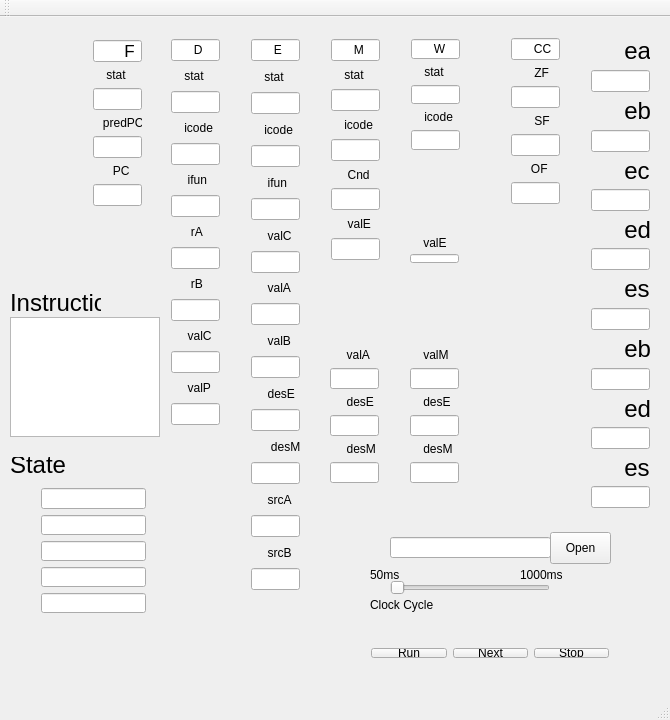
<?xml version="1.0" encoding="UTF-8"?>
<ui version="4.0">
 <class>MainWindow</class>
 <widget class="QMainWindow" name="MainWindow">
  <property name="geometry">
   <rect>
    <x>0</x>
    <y>0</y>
    <width>670</width>
    <height>720</height>
   </rect>
  </property>
  <property name="windowTitle">
   <string>MainWindow</string>
  </property>
  <widget class="QWidget" name="centralWidget">
   <widget class="QLabel" name="label_51">
    <property name="geometry">
     <rect>
      <x>10</x>
      <y>270</y>
      <width>91</width>
      <height>31</height>
     </rect>
    </property>
    <property name="font">
     <font>
      <pointsize>18</pointsize>
     </font>
    </property>
    <property name="text">
     <string>Instruction</string>
    </property>
   </widget>
   <widget class="QLineEdit" name="filePath">
    <property name="geometry">
     <rect>
      <x>390</x>
      <y>520</y>
      <width>161</width>
      <height>21</height>
     </rect>
    </property>
   </widget>
   <widget class="QPushButton" name="openFile">
    <property name="geometry">
     <rect>
      <x>550</x>
      <y>515</y>
      <width>61</width>
      <height>32</height>
     </rect>
    </property>
    <property name="text">
     <string>Open</string>
    </property>
   </widget>
   <widget class="QSlider" name="horizontalSlider">
    <property name="geometry">
     <rect>
      <x>390</x>
      <y>560</y>
      <width>160</width>
      <height>22</height>
     </rect>
    </property>
    <property name="orientation">
     <enum>Qt::Horizontal</enum>
    </property>
   </widget>
   <widget class="QLabel" name="label_52">
    <property name="geometry">
     <rect>
      <x>370</x>
      <y>550</y>
      <width>59</width>
      <height>16</height>
     </rect>
    </property>
    <property name="text">
     <string>50ms</string>
    </property>
   </widget>
   <widget class="QLabel" name="label_53">
    <property name="geometry">
     <rect>
      <x>520</x>
      <y>550</y>
      <width>59</width>
      <height>16</height>
     </rect>
    </property>
    <property name="text">
     <string>1000ms</string>
    </property>
   </widget>
   <widget class="QLabel" name="label_54">
    <property name="geometry">
     <rect>
      <x>370</x>
      <y>580</y>
      <width>81</width>
      <height>16</height>
     </rect>
    </property>
    <property name="text">
     <string>Clock Cycle</string>
    </property>
   </widget>
   <widget class="QWidget" name="layoutWidget">
    <property name="geometry">
     <rect>
      <x>500</x>
      <y>10</y>
      <width>71</width>
      <height>188</height>
     </rect>
    </property>
    <layout class="QVBoxLayout" name="verticalLayout_6">
     <item>
      <widget class="QLineEdit" name="lineEdit_4">
       <property name="text">
        <string>      CC</string>
       </property>
      </widget>
     </item>
     <item>
      <widget class="QLabel" name="label_6">
       <property name="text">
        <string>       ZF</string>
       </property>
      </widget>
     </item>
     <item>
      <widget class="QLineEdit" name="ZF"/>
     </item>
     <item>
      <widget class="QLabel" name="label_12">
       <property name="text">
        <string>       SF</string>
       </property>
      </widget>
     </item>
     <item>
      <widget class="QLineEdit" name="SF"/>
     </item>
     <item>
      <widget class="QLabel" name="label_17">
       <property name="text">
        <string>      OF</string>
       </property>
      </widget>
     </item>
     <item>
      <widget class="QLineEdit" name="OF"/>
     </item>
    </layout>
   </widget>
   <widget class="QWidget" name="layoutWidget">
    <property name="geometry">
     <rect>
      <x>580</x>
      <y>10</y>
      <width>81</width>
      <height>491</height>
     </rect>
    </property>
    <layout class="QVBoxLayout" name="verticalLayout_7">
     <item>
      <widget class="QLabel" name="label_43">
       <property name="font">
        <font>
         <pointsize>18</pointsize>
        </font>
       </property>
       <property name="text">
        <string>     eax</string>
       </property>
      </widget>
     </item>
     <item>
      <widget class="QLineEdit" name="eax"/>
     </item>
     <item>
      <widget class="QLabel" name="label_44">
       <property name="font">
        <font>
         <pointsize>18</pointsize>
        </font>
       </property>
       <property name="text">
        <string>     ebx</string>
       </property>
      </widget>
     </item>
     <item>
      <widget class="QLineEdit" name="ebx"/>
     </item>
     <item>
      <widget class="QLabel" name="label_45">
       <property name="font">
        <font>
         <pointsize>18</pointsize>
        </font>
       </property>
       <property name="text">
        <string>     ecx</string>
       </property>
      </widget>
     </item>
     <item>
      <widget class="QLineEdit" name="ecx"/>
     </item>
     <item>
      <widget class="QLabel" name="label_46">
       <property name="font">
        <font>
         <pointsize>18</pointsize>
        </font>
       </property>
       <property name="text">
        <string>     edx</string>
       </property>
      </widget>
     </item>
     <item>
      <widget class="QLineEdit" name="edx"/>
     </item>
     <item>
      <widget class="QLabel" name="label_47">
       <property name="font">
        <font>
         <pointsize>18</pointsize>
        </font>
       </property>
       <property name="text">
        <string>     esp</string>
       </property>
      </widget>
     </item>
     <item>
      <widget class="QLineEdit" name="esp"/>
     </item>
     <item>
      <widget class="QLabel" name="label_48">
       <property name="font">
        <font>
         <pointsize>18</pointsize>
        </font>
       </property>
       <property name="text">
        <string>     ebp</string>
       </property>
      </widget>
     </item>
     <item>
      <widget class="QLineEdit" name="ebp"/>
     </item>
     <item>
      <widget class="QLabel" name="label_49">
       <property name="font">
        <font>
         <pointsize>18</pointsize>
        </font>
       </property>
       <property name="text">
        <string>     edi</string>
       </property>
      </widget>
     </item>
     <item>
      <widget class="QLineEdit" name="edi"/>
     </item>
     <item>
      <widget class="QLabel" name="label_50">
       <property name="font">
        <font>
         <pointsize>18</pointsize>
        </font>
       </property>
       <property name="text">
        <string>     esi</string>
       </property>
      </widget>
     </item>
     <item>
      <widget class="QLineEdit" name="esi"/>
     </item>
    </layout>
   </widget>
   <widget class="QWidget" name="layoutWidget">
    <property name="geometry">
     <rect>
      <x>360</x>
      <y>620</y>
      <width>260</width>
      <height>32</height>
     </rect>
    </property>
    <layout class="QHBoxLayout" name="horizontalLayout">
     <item>
      <widget class="QPushButton" name="run">
       <property name="text">
        <string>Run</string>
       </property>
      </widget>
     </item>
     <item>
      <widget class="QPushButton" name="next">
       <property name="text">
        <string>Next</string>
       </property>
      </widget>
     </item>
     <item>
      <widget class="QPushButton" name="stop">
       <property name="text">
        <string>Stop</string>
       </property>
      </widget>
     </item>
    </layout>
   </widget>
   <widget class="QTextEdit" name="instrustion">
    <property name="geometry">
     <rect>
      <x>10</x>
      <y>300</y>
      <width>150</width>
      <height>120</height>
     </rect>
    </property>
   </widget>
   <widget class="QLabel" name="label_41">
    <property name="geometry">
     <rect>
      <x>400</x>
      <y>255</y>
      <width>16</width>
      <height>16</height>
     </rect>
    </property>
    <property name="text">
     <string/>
    </property>
   </widget>
   <widget class="QLabel" name="label_39">
    <property name="geometry">
     <rect>
      <x>400</x>
      <y>152</y>
      <width>16</width>
      <height>16</height>
     </rect>
    </property>
    <property name="text">
     <string/>
    </property>
   </widget>
   <widget class="QLabel" name="label_40">
    <property name="geometry">
     <rect>
      <x>399</x>
      <y>260</y>
      <width>16</width>
      <height>16</height>
     </rect>
    </property>
    <property name="text">
     <string/>
    </property>
   </widget>
   <widget class="QLabel" name="label_42">
    <property name="geometry">
     <rect>
      <x>400</x>
      <y>279</y>
      <width>16</width>
      <height>16</height>
     </rect>
    </property>
    <property name="text">
     <string/>
    </property>
   </widget>
   <widget class="QLabel" name="label_37">
    <property name="geometry">
     <rect>
      <x>320</x>
      <y>262</y>
      <width>16</width>
      <height>16</height>
     </rect>
    </property>
    <property name="text">
     <string/>
    </property>
   </widget>
   <widget class="QLabel" name="label_38">
    <property name="geometry">
     <rect>
      <x>320</x>
      <y>286</y>
      <width>16</width>
      <height>16</height>
     </rect>
    </property>
    <property name="text">
     <string/>
    </property>
   </widget>
   <widget class="QWidget" name="layoutWidget">
    <property name="geometry">
     <rect>
      <x>82</x>
      <y>12</y>
      <width>71</width>
      <height>188</height>
     </rect>
    </property>
    <layout class="QVBoxLayout" name="verticalLayout">
     <item>
      <widget class="QLineEdit" name="lineEdit_3">
       <property name="font">
        <font>
         <pointsize>13</pointsize>
        </font>
       </property>
       <property name="text">
        <string>      F</string>
       </property>
      </widget>
     </item>
     <item>
      <widget class="QLabel" name="label">
       <property name="text">
        <string>    stat</string>
       </property>
      </widget>
     </item>
     <item>
      <widget class="QLineEdit" name="F_stat"/>
     </item>
     <item>
      <widget class="QLabel" name="label_7">
       <property name="text">
        <string>   predPC</string>
       </property>
      </widget>
     </item>
     <item>
      <widget class="QLineEdit" name="predPC"/>
     </item>
     <item>
      <widget class="QLabel" name="label_13">
       <property name="text">
        <string>      PC</string>
       </property>
      </widget>
     </item>
     <item>
      <widget class="QLineEdit" name="PC"/>
     </item>
    </layout>
   </widget>
   <widget class="QWidget" name="layoutWidget">
    <property name="geometry">
     <rect>
      <x>160</x>
      <y>11</y>
      <width>71</width>
      <height>408</height>
     </rect>
    </property>
    <layout class="QVBoxLayout" name="verticalLayout_2">
     <item>
      <widget class="QLineEdit" name="lineEdit_6">
       <property name="text">
        <string>      D</string>
       </property>
      </widget>
     </item>
     <item>
      <widget class="QLabel" name="label_2">
       <property name="text">
        <string>    stat</string>
       </property>
      </widget>
     </item>
     <item>
      <widget class="QLineEdit" name="D_stat"/>
     </item>
     <item>
      <widget class="QLabel" name="label_8">
       <property name="text">
        <string>    icode</string>
       </property>
      </widget>
     </item>
     <item>
      <widget class="QLineEdit" name="D_icode"/>
     </item>
     <item>
      <widget class="QLabel" name="label_14">
       <property name="text">
        <string>     ifun</string>
       </property>
      </widget>
     </item>
     <item>
      <widget class="QLineEdit" name="D_ifun"/>
     </item>
     <item>
      <widget class="QLabel" name="label_18">
       <property name="text">
        <string>      rA</string>
       </property>
      </widget>
     </item>
     <item>
      <widget class="QLineEdit" name="rA"/>
     </item>
     <item>
      <widget class="QLabel" name="label_22">
       <property name="text">
        <string>      rB</string>
       </property>
      </widget>
     </item>
     <item>
      <widget class="QLineEdit" name="rB"/>
     </item>
     <item>
      <widget class="QLabel" name="label_28">
       <property name="text">
        <string>     valC</string>
       </property>
      </widget>
     </item>
     <item>
      <widget class="QLineEdit" name="D_valC"/>
     </item>
     <item>
      <widget class="QLabel" name="label_29">
       <property name="text">
        <string>     valP</string>
       </property>
      </widget>
     </item>
     <item>
      <widget class="QLineEdit" name="valP"/>
     </item>
    </layout>
   </widget>
   <widget class="QWidget" name="layoutWidget">
    <property name="geometry">
     <rect>
      <x>240</x>
      <y>11</y>
      <width>71</width>
      <height>573</height>
     </rect>
    </property>
    <layout class="QVBoxLayout" name="verticalLayout_3">
     <item>
      <widget class="QLineEdit" name="lineEdit_5">
       <property name="text">
        <string>      E</string>
       </property>
      </widget>
     </item>
     <item>
      <widget class="QLabel" name="label_3">
       <property name="text">
        <string>    stat</string>
       </property>
      </widget>
     </item>
     <item>
      <widget class="QLineEdit" name="E_stat"/>
     </item>
     <item>
      <widget class="QLabel" name="label_9">
       <property name="text">
        <string>    icode</string>
       </property>
      </widget>
     </item>
     <item>
      <widget class="QLineEdit" name="E_icode"/>
     </item>
     <item>
      <widget class="QLabel" name="label_15">
       <property name="text">
        <string>     ifun</string>
       </property>
      </widget>
     </item>
     <item>
      <widget class="QLineEdit" name="E_ifun"/>
     </item>
     <item>
      <widget class="QLabel" name="label_19">
       <property name="text">
        <string>     valC</string>
       </property>
      </widget>
     </item>
     <item>
      <widget class="QLineEdit" name="E_valC"/>
     </item>
     <item>
      <widget class="QLabel" name="label_23">
       <property name="text">
        <string>     valA</string>
       </property>
      </widget>
     </item>
     <item>
      <widget class="QLineEdit" name="E_valA"/>
     </item>
     <item>
      <widget class="QLabel" name="label_27">
       <property name="text">
        <string>     valB</string>
       </property>
      </widget>
     </item>
     <item>
      <widget class="QLineEdit" name="E_valB"/>
     </item>
     <item>
      <widget class="QLabel" name="label_30">
       <property name="text">
        <string>     desE</string>
       </property>
      </widget>
     </item>
     <item>
      <widget class="QLineEdit" name="E_desE"/>
     </item>
     <item>
      <widget class="QLabel" name="label_34">
       <property name="text">
        <string>      desM</string>
       </property>
      </widget>
     </item>
     <item>
      <widget class="QLineEdit" name="E_desM"/>
     </item>
     <item>
      <widget class="QLabel" name="label_35">
       <property name="text">
        <string>     srcA</string>
       </property>
      </widget>
     </item>
     <item>
      <widget class="QLineEdit" name="srcA"/>
     </item>
     <item>
      <widget class="QLabel" name="label_36">
       <property name="text">
        <string>     srcB</string>
       </property>
      </widget>
     </item>
     <item>
      <widget class="QLineEdit" name="srcB"/>
     </item>
    </layout>
   </widget>
   <widget class="QWidget" name="layoutWidget">
    <property name="geometry">
     <rect>
      <x>320</x>
      <y>11</y>
      <width>71</width>
      <height>243</height>
     </rect>
    </property>
    <layout class="QVBoxLayout" name="verticalLayout_4">
     <item>
      <widget class="QLineEdit" name="lineEdit">
       <property name="text">
        <string>      M</string>
       </property>
      </widget>
     </item>
     <item>
      <widget class="QLabel" name="label_4">
       <property name="text">
        <string>    stat</string>
       </property>
      </widget>
     </item>
     <item>
      <widget class="QLineEdit" name="M_stat"/>
     </item>
     <item>
      <widget class="QLabel" name="label_10">
       <property name="text">
        <string>    icode</string>
       </property>
      </widget>
     </item>
     <item>
      <widget class="QLineEdit" name="M_icode"/>
     </item>
     <item>
      <widget class="QLabel" name="label_16">
       <property name="text">
        <string>     Cnd</string>
       </property>
      </widget>
     </item>
     <item>
      <widget class="QLineEdit" name="Cnd"/>
     </item>
     <item>
      <widget class="QLabel" name="label_21">
       <property name="text">
        <string>     valE</string>
       </property>
      </widget>
     </item>
     <item>
      <widget class="QLineEdit" name="M_valE"/>
     </item>
    </layout>
   </widget>
   <widget class="QWidget" name="layoutWidget">
    <property name="geometry">
     <rect>
      <x>319</x>
      <y>320</y>
      <width>71</width>
      <height>157</height>
     </rect>
    </property>
    <layout class="QVBoxLayout" name="verticalLayout_5">
     <item>
      <widget class="QLabel" name="label_24">
       <property name="text">
        <string>     valA</string>
       </property>
      </widget>
     </item>
     <item>
      <widget class="QLineEdit" name="M_valA"/>
     </item>
     <item>
      <widget class="QLabel" name="label_31">
       <property name="text">
        <string>     desE</string>
       </property>
      </widget>
     </item>
     <item>
      <widget class="QLineEdit" name="M_desE"/>
     </item>
     <item>
      <widget class="QLabel" name="label_33">
       <property name="text">
        <string>     desM</string>
       </property>
      </widget>
     </item>
     <item>
      <widget class="QLineEdit" name="M_desM"/>
     </item>
    </layout>
   </widget>
   <widget class="QWidget" name="layoutWidget">
    <property name="geometry">
     <rect>
      <x>400</x>
      <y>11</y>
      <width>71</width>
      <height>133</height>
     </rect>
    </property>
    <layout class="QVBoxLayout" name="verticalLayout_10">
     <item>
      <widget class="QLineEdit" name="lineEdit_2">
       <property name="text">
        <string>      W</string>
       </property>
      </widget>
     </item>
     <item>
      <widget class="QLabel" name="label_5">
       <property name="text">
        <string>    stat</string>
       </property>
      </widget>
     </item>
     <item>
      <widget class="QLineEdit" name="W_stat"/>
     </item>
     <item>
      <widget class="QLabel" name="label_11">
       <property name="text">
        <string>    icode</string>
       </property>
      </widget>
     </item>
     <item>
      <widget class="QLineEdit" name="W_icode"/>
     </item>
    </layout>
   </widget>
   <widget class="QWidget" name="layoutWidget">
    <property name="geometry">
     <rect>
      <x>399</x>
      <y>210</y>
      <width>71</width>
      <height>47</height>
     </rect>
    </property>
    <layout class="QVBoxLayout" name="verticalLayout_11">
     <item>
      <widget class="QLabel" name="label_20">
       <property name="text">
        <string>    valE</string>
       </property>
      </widget>
     </item>
     <item>
      <widget class="QLineEdit" name="W_valE"/>
     </item>
    </layout>
   </widget>
   <widget class="QWidget" name="layoutWidget">
    <property name="geometry">
     <rect>
      <x>399</x>
      <y>320</y>
      <width>71</width>
      <height>157</height>
     </rect>
    </property>
    <layout class="QVBoxLayout" name="verticalLayout_12">
     <item>
      <widget class="QLabel" name="label_25">
       <property name="text">
        <string>    valM</string>
       </property>
      </widget>
     </item>
     <item>
      <widget class="QLineEdit" name="W_valM"/>
     </item>
     <item>
      <widget class="QLabel" name="label_32">
       <property name="text">
        <string>    desE</string>
       </property>
      </widget>
     </item>
     <item>
      <widget class="QLineEdit" name="W_desE"/>
     </item>
     <item>
      <widget class="QLabel" name="label_26">
       <property name="text">
        <string>    desM</string>
       </property>
      </widget>
     </item>
     <item>
      <widget class="QLineEdit" name="W_desM"/>
     </item>
    </layout>
   </widget>
   <widget class="QLabel" name="label_55">
    <property name="geometry">
     <rect>
      <x>10</x>
      <y>440</y>
      <width>59</width>
      <height>16</height>
     </rect>
    </property>
    <property name="font">
     <font>
      <pointsize>18</pointsize>
     </font>
    </property>
    <property name="text">
     <string>State</string>
    </property>
   </widget>
   <widget class="QWidget" name="layoutWidget">
    <property name="geometry">
     <rect>
      <x>30</x>
      <y>460</y>
      <width>127</width>
      <height>147</height>
     </rect>
    </property>
    <layout class="QVBoxLayout" name="verticalLayout_8">
     <item>
      <widget class="QLineEdit" name="W_func"/>
     </item>
     <item>
      <widget class="QLineEdit" name="M_func"/>
     </item>
     <item>
      <widget class="QLineEdit" name="E_func"/>
     </item>
     <item>
      <widget class="QLineEdit" name="D_func"/>
     </item>
     <item>
      <widget class="QLineEdit" name="F_func"/>
     </item>
    </layout>
   </widget>
   <widget class="QWidget" name="layoutWidget">
    <property name="geometry">
     <rect>
      <x>10</x>
      <y>460</y>
      <width>21</width>
      <height>147</height>
     </rect>
    </property>
    <layout class="QVBoxLayout" name="verticalLayout_9">
     <item>
      <widget class="QLineEdit" name="lineEdit_12">
       <property name="text">
        <string>W</string>
       </property>
      </widget>
     </item>
     <item>
      <widget class="QLineEdit" name="lineEdit_13">
       <property name="text">
        <string>M</string>
       </property>
      </widget>
     </item>
     <item>
      <widget class="QLineEdit" name="lineEdit_14">
       <property name="text">
        <string>E</string>
       </property>
      </widget>
     </item>
     <item>
      <widget class="QLineEdit" name="lineEdit_15">
       <property name="text">
        <string>D</string>
       </property>
      </widget>
     </item>
     <item>
      <widget class="QLineEdit" name="lineEdit_16">
       <property name="text">
        <string>F</string>
       </property>
      </widget>
     </item>
    </layout>
   </widget>
   <zorder>layoutWidget</zorder>
   <zorder>layoutWidget</zorder>
   <zorder>label_41</zorder>
   <zorder>label_39</zorder>
   <zorder>label_40</zorder>
   <zorder>label_42</zorder>
   <zorder>label_37</zorder>
   <zorder>label_38</zorder>
   <zorder>layoutWidget</zorder>
   <zorder>layoutWidget</zorder>
   <zorder>layoutWidget</zorder>
   <zorder>layoutWidget</zorder>
   <zorder>layoutWidget</zorder>
   <zorder>layoutWidget</zorder>
   <zorder>layoutWidget</zorder>
   <zorder>layoutWidget</zorder>
   <zorder>layoutWidget</zorder>
   <zorder>layoutWidget</zorder>
   <zorder>layoutWidget</zorder>
   <zorder>label_51</zorder>
   <zorder>filePath</zorder>
   <zorder>openFile</zorder>
   <zorder>horizontalSlider</zorder>
   <zorder>label_52</zorder>
   <zorder>label_53</zorder>
   <zorder>label_54</zorder>
   <zorder>instrustion</zorder>
   <zorder>label_55</zorder>
  </widget>
  <widget class="QMenuBar" name="menuBar">
   <property name="geometry">
    <rect>
     <x>0</x>
     <y>0</y>
     <width>670</width>
     <height>22</height>
    </rect>
   </property>
  </widget>
  <widget class="QToolBar" name="mainToolBar">
   <attribute name="toolBarArea">
    <enum>TopToolBarArea</enum>
   </attribute>
   <attribute name="toolBarBreak">
    <bool>false</bool>
   </attribute>
  </widget>
  <widget class="QStatusBar" name="statusBar"/>
 </widget>
 <layoutdefault spacing="6" margin="11"/>
 <resources/>
 <connections/>
</ui>
